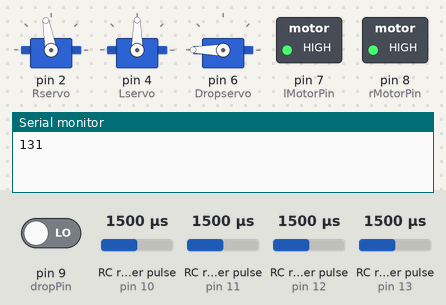
This sketch was run on a simulated Arduino Uno, built with avr-gcc and run on an emulated ATmega328P. Shown: 3 × servo, switched loads named in the sketch (green lamp = pin HIGH), the last lines printed to the serial monitor. Wiring (inferred from the names in the program): 4 × RC receiver channel: data pin 10 / data pin 11 / data pin 12 / data pin 13. The test bench sets the inputs (shaded band); at power-on: RC receiver pulse (sensors on pin 12, pin 10, pin 11, pin 13) 1500 µs, pin 9 (dropPin) LOW.

Above: at 1.2 s.
1.3 s: RC receiver pulse (sensor on pin 12) set to 1315 µs
4.3 s: RC receiver pulse (sensor on pin 12) set to 1286 µs
At 6.8 s:
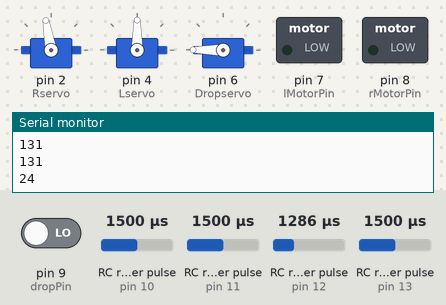
7.3 s: RC receiver pulse (sensor on pin 10) set to 1020 µs
At 8.8 s:
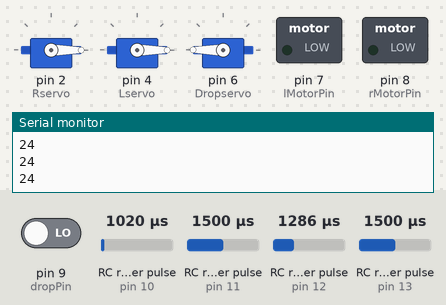
9.8 s: RC receiver pulse (sensor on pin 10) set to 1250 µs
At 11.9 s:
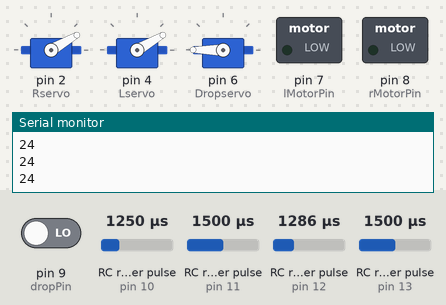
12.8 s: RC receiver pulse (sensor on pin 12) set to 1132 µs
15.7 s: RC receiver pulse (sensor on pin 12) set to 1105 µs
At 18.1 s:
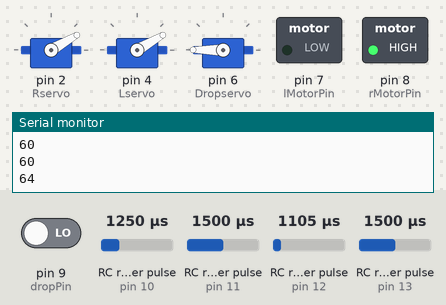
Timing chart, 0 to 19.6 s (numbered marks = the images above; inputs shaded):
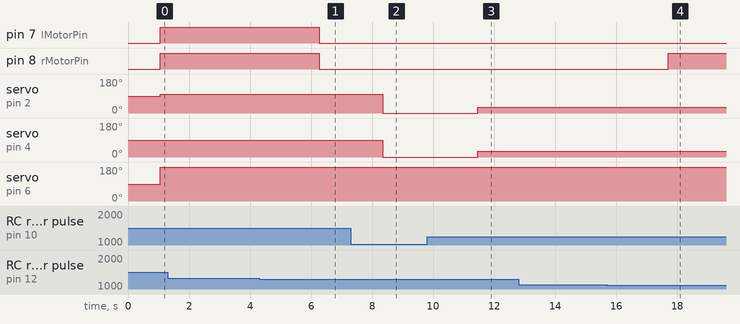

The sketch:

BlimpFinalized.ino
```cpp
  #include <Servo.h>

float modifiedMap(float x, float in_min, float in_max, float out_min, float out_max)
{
 float temp = (x - in_min) * (out_max - out_min) / (in_max - in_min) + out_min;
 temp = (int) (100*temp + .1);
 return (float) temp/100;
}
// ---- Input Variable ----
int throttlePin = 13;
int rudderPin = 10;
int aileronPin = 12;
int elevatorPin = 11;
int dropPin = 9;

// ---- Vars ----
int throttle;
int rudder;
int aileron;
int elevator;
int drop;
int Relevator;
int Lelevator;
int Lmotor;
int Rmotor;
float ailVal;
int Droppos;

// ---- servo initialization ----
Servo Rservo;
Servo Lservo;
Servo Dropservo;

// ---- motor initialization ----
int lMotorPin = 7;
int rMotorPin = 8;


int LthrottleControl(int val)
{
  val = constrain(val, 0, 255);
  analogWrite(lMotorPin, val);
  return val;
}
int RthrottleControl(int val)
{
  val = constrain(val, 0, 255);
  analogWrite(rMotorPin, val);
  return val;
}


void writeServo(int val, Servo &s)
{
  val /= 10;
  val *= 10;
  // Serial.println(val);
  s.write(val);
}

void setup()
{
  // ---- Reciever ----
  pinMode(throttlePin, INPUT);
  pinMode(rudderPin, INPUT);
  pinMode(aileronPin, INPUT);
  pinMode(elevatorPin, INPUT);
  pinMode(dropPin, INPUT);

  // ---- Servos ----
  Rservo.attach(2);
  Lservo.attach(4);
  Dropservo.attach(6);

  // ---- Motors ----
   pinMode(lMotorPin, OUTPUT);
   pinMode(rMotorPin, OUTPUT);


  Serial.begin(9600);
}

void loop()
{
  // ---- reads all of the inputs ----
  throttle = pulseIn(throttlePin, HIGH);
  rudder = pulseIn(rudderPin, HIGH);
  aileron = pulseIn(aileronPin, HIGH);
  elevator = pulseIn(elevatorPin, HIGH);
  drop = pulseIn(dropPin, HIGH);


  // ---- mapping values ----
  if (rudder > 1600 || rudder < 1400)
  {
    rudder = map(rudder, 1485, 1888, 45, 135) + 45;
    // Rservo.write(map(rudder, 1485, 1888, 45, 135) + 45);
    writeServo(rudder, Rservo);
    writeServo(rudder, Lservo);
  }
  else
  {
    Relevator = map(elevator, 1088, 1888, 45, 135) + 10;
    Lelevator = map(elevator, 1888, 1088, 45, 135) + 8;
    writeServo(Relevator, Rservo);
    writeServo(Lelevator, Lservo);
  }

//Serial.println(rudder);

    if (aileron > 1650)
    {
    ailVal = modifiedMap(aileron, 1550, 1888, 0, 1.1);
    ailVal = constrain(ailVal, 0, 1);
    Serial.println(LthrottleControl(map(throttle, 1088, 1888, 0, 125)*ailVal));
    LthrottleControl(map(throttle, 1088, 1888, 0, 255)*ailVal) ;
    RthrottleControl(map(throttle, 1088, 1888, 0, 255)*(ailVal - 0.6)) ;
    }
    else if (aileron < 1300)

    {
    ailVal = modifiedMap(aileron, 1088, 1400, 1.1, 0);
    ailVal = constrain(ailVal, 0, 1);
    Serial.println(RthrottleControl(map(throttle, 1088, 1888, 0, 125)*ailVal));
    LthrottleControl(map(throttle, 1088, 1888, 0, 255)*(ailVal - 0.6)) ;
    RthrottleControl(map(throttle, 1088, 1888, 0, 255)*ailVal) ;
    }
    else
    {
    LthrottleControl(map(throttle, 1088, 1888, 0, 255)) ;
    RthrottleControl(map(throttle, 1088, 1888, 0, 255)) ;
    Serial.println(RthrottleControl(map(throttle, 1088, 1888, 0, 255))) ;

    }

    Droppos = map(drop, 1888, 1088, 0, 180);
    Droppos /= 100;
    Droppos *= 100;
    Dropservo.write(Droppos);


//    Serial.println( RthrottleControl(map(throttle, 1088, 1888, 0, 125))) ;

    }
```

Measured:
- the behaviour switches between 1299 and 1298 µs on RC receiver pulse (sensor on pin 12) (found by bisection; images 0 and 1)
- the behaviour switches between 1122 and 1121 µs on RC receiver pulse (sensor on pin 12) (found by bisection; images 3 and 4)
- after the input at 4.3 s, pin 7 (lMotorPin), pin 8 (rMotorPin): HIGH → LOW after 2.0 s
- after the input at 7.3 s, servo on pin 2 (Rservo): 100° → 0° after 1.0 s; servo on pin 4 (Lservo): 90° → 0° after 1.0 s
- after the input at 9.8 s, servo on pin 2 (Rservo), servo on pin 4 (Lservo): 0° → 30° after 1.7 s
- after the input at 15.7 s, pin 8 (rMotorPin): LOW → HIGH after 2.0 s
